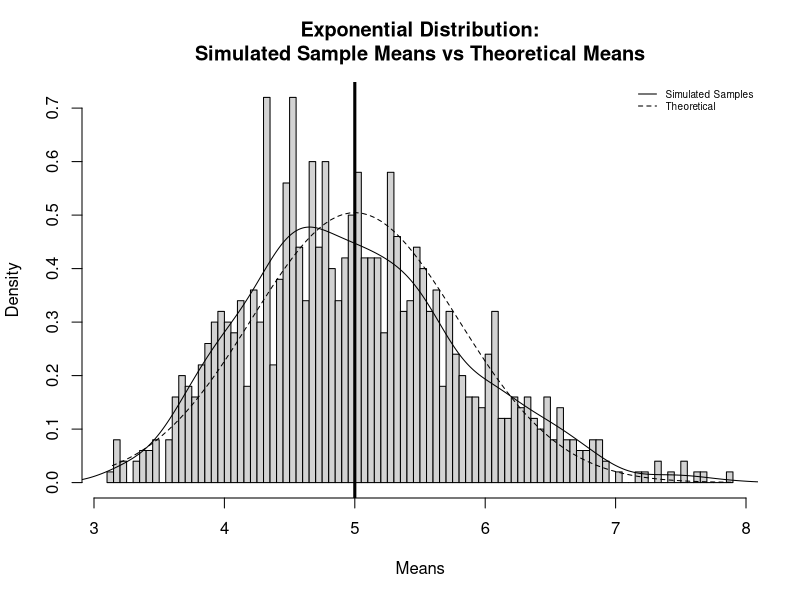
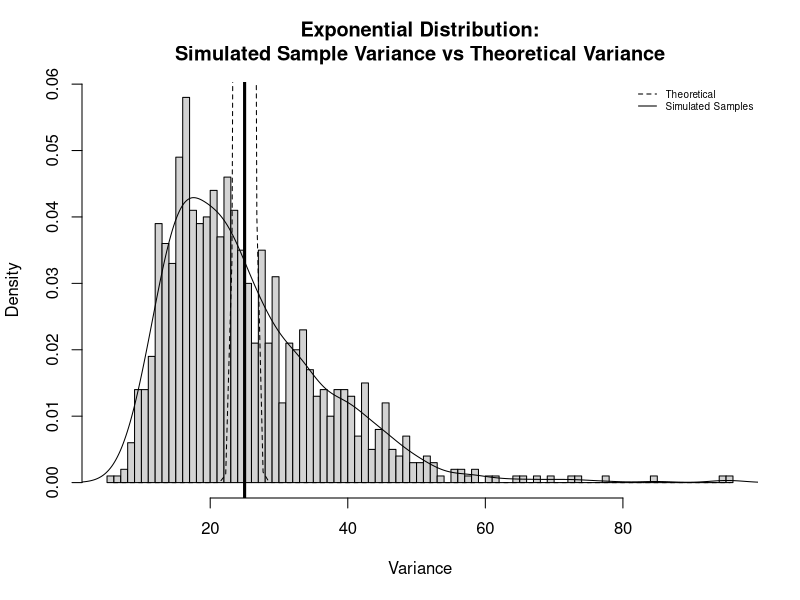

Here is the R script that generated these plots, in order:
lambda <- 0.2
n <- 40
num_sims <- 1000
set.seed(42)

exp_dist <- matrix(rexp(n * num_sims,lambda),num_sims)
exp_means <- apply(exp_dist, MARGIN=1,FUN=mean)
exp_sd <- apply(exp_dist, MARGIN=1,FUN=sd)
exp_var <- apply(exp_dist, MARGIN=1,FUN=var)
#hist(exp_means)

theory_mean <- 1/lambda
theory_sd <- 1/lambda
theory_var <- theory_sd ^ 2
theory_sd_sample  <- theory_sd / sqrt(n)
theory_var_sample  <- theory_sd_sample^2

avg_sample_mean <- mean(exp_means)
avg_sample_sd <- mean(exp_sd)
avg_sample_var <- mean(exp_var)
sd_exp_dist <- sd(exp_dist)
sd_exp_means <- sd(exp_means)
var_exp_dist <- mean(var(exp_dist))
var_exp_means <- var(exp_means)

#hist(var_exp_dist)
#hist(exp_sd)

message("sample mean vs theoretical mean")
message("theoretical mean: ",theory_mean)
message("sample mean: ",avg_sample_mean)


#library(ggplot2)
#library(reshape2)
# mExpDist <- melt(exp_dist)
# g<-ggplot(mExpDist,aes(x=value)) +
#   geom_histogram(aes(y= ..density..
#                      ), binwidth = 1,
#                  color="black") +
#   geom_density(size=2)
# #g <- g + facet_grid(. ~ variable)
# print(g)
# message("43")
# mExpMeans <- melt(exp_means)
# g2<-ggplot(mExpMeans,aes(x=value)) +
#   geom_histogram(aes(y= ..density..
#   ), binwidth = 1,
#   color="black") +
#   geom_density(size=2)
# #g <- g + facet_grid(. ~ variable)
# print(g2)

# mExpDist <- melt(exp_dist)
# g3<-ggplot(data.frame(exp_dist),aes(x=value)) +
#   geom_histogram(aes(y= ..density..
#   ), binwidth = 1,
#   color="black") +
#   geom_density(size=2)
# #g <- g + facet_grid(. ~ variable)
# print(g3)

message("sample variance vs theoretical variance")
message("theoretical variance: ",theory_var)
message("sample variance: ",avg_sample_var)
message("Distribution variance: ",var_exp_dist)

message("Show that the distribution is approximately normal. CLT shows that the distribution of the means of samples will become normal")
#hist(exp_dist)
#hist(exp_means)
#message("69")
#remove(exp_dist)
#remove(var_exp_dist)
#
numBreaks <- 100
# plot the averages as density probabilities
hist(exp_means
     ,probability=TRUE
     ,breaks = numBreaks
     ,xlab="Means"
     ,main="Exponential Distribution:\nSimulated Sample Means vs Theoretical Means"
     )

# add density plot of simulated sample means
lines(density(exp_means),lty=1)

# restructure theoretical mean to create a density plot on
# the same scale as the simulated sample means
xfit <- seq(min(exp_means), max(exp_means)
            , length=numBreaks
            )
yfit <- dnorm(xfit, mean=theory_mean, sd=(theory_sd/sqrt(n)))
lines(xfit, yfit
      , lty=2
      )

# add a vertical line at the theoretical mean
abline(v=theory_mean, lwd=3)

# add legend
legend('topright'
       , c("Simulated Samples", "Theoretical")
       , lty=c(1,2)
       , cex=0.6
       , bty="n"
       )


######################### VAR ###########
#theory_sd <- 1/lambda
numBreaks <- 100
# plot the averages as density probabilities
hist(exp_var
     ,probability=TRUE
     ,breaks = numBreaks
     ,xlab="Variance"
     ,main="Exponential Distribution:\nSimulated Sample Variance vs Theoretical Variance"
)

# add density plot of simulated sample variances
lines(density(exp_var),lty=1)

# restructure theoretical variance to create a density plot on
# the same scale as the simulated sample variance
xfit <- seq(min(exp_var), max(exp_var)
            , length=numBreaks
)
yfit <- dnorm(xfit, mean=theory_var, sd=(theory_sd/sqrt(n)))
lines(xfit, yfit
      , lty=2
)

# add a vertical line at the theoretical var
abline(v=theory_var, lwd=3)

# add legend
legend('topright'
       , c("Theoretical","Simulated Samples")
       , lty=c(2,1)
       , cex=0.6
       , bty="n"
)
